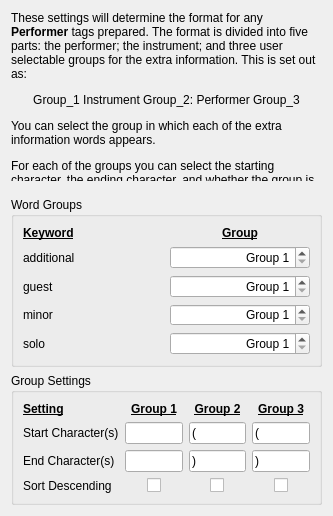
<?xml version="1.0" encoding="UTF-8"?>
<ui version="4.0">
 <class>FormatPerformerTagsOptionsPage</class>
 <widget class="QWidget" name="FormatPerformerTagsOptionsPage">
  <property name="geometry">
   <rect>
    <x>0</x>
    <y>0</y>
    <width>333</width>
    <height>516</height>
   </rect>
  </property>
  <property name="sizePolicy">
   <sizepolicy hsizetype="Preferred" vsizetype="Preferred">
    <horstretch>0</horstretch>
    <verstretch>0</verstretch>
   </sizepolicy>
  </property>
  <layout class="QVBoxLayout">
   <item>
    <widget class="QLabel" name="format_description">
     <property name="text">
      <string>&lt;html&gt;&lt;head/&gt;&lt;body&gt;&lt;p&gt;These settings will determine the format for any &lt;span style=&quot; font-weight:600;&quot;&gt;Performer&lt;/span&gt; tags prepared. The format is divided into five parts: the performer; the instrument; and three user selectable groups for the extra information. This is set out as:&lt;/p&gt;&lt;p align=&quot;center&quot;&gt;Group_1 Instrument Group_2: Performer Group_3&lt;/p&gt;&lt;p&gt;You can select the group in which each of the extra information words appears.&lt;/p&gt;&lt;p&gt;For each of the groups you can select the starting character, the ending character, and whether the group is sorted in ascending or descending order.&lt;/p&gt;&lt;/body&gt;&lt;/html&gt;</string>
     </property>
     <property name="wordWrap">
      <bool>true</bool>
     </property>
    </widget>
   </item>
   <item>
    <spacer name="verticalSpacer">
     <property name="orientation">
      <enum>Qt::Vertical</enum>
     </property>
     <property name="sizeType">
      <enum>QSizePolicy::Fixed</enum>
     </property>
     <property name="sizeHint" stdset="0">
      <size>
       <width>20</width>
       <height>10</height>
      </size>
     </property>
    </spacer>
   </item>
   <item>
    <widget class="QGroupBox" name="groupBox_Words">
     <property name="sizePolicy">
      <sizepolicy hsizetype="Preferred" vsizetype="Preferred">
       <horstretch>0</horstretch>
       <verstretch>0</verstretch>
      </sizepolicy>
     </property>
     <property name="title">
      <string>Word Groups</string>
     </property>
     <layout class="QVBoxLayout" name="verticalLayout">
      <item>
       <layout class="QGridLayout" name="gridLayout_2">
        <item row="0" column="1">
         <widget class="QLabel" name="label_2">
          <property name="font">
           <font>
            <weight>75</weight>
            <bold>true</bold>
            <underline>true</underline>
           </font>
          </property>
          <property name="text">
           <string>Group</string>
          </property>
          <property name="alignment">
           <set>Qt::AlignCenter</set>
          </property>
         </widget>
        </item>
        <item row="2" column="0">
         <widget class="QLabel" name="label_4">
          <property name="text">
           <string>guest</string>
          </property>
         </widget>
        </item>
        <item row="3" column="0">
         <widget class="QLabel" name="label_5">
          <property name="text">
           <string>minor</string>
          </property>
         </widget>
        </item>
        <item row="0" column="0">
         <widget class="QLabel" name="label">
          <property name="font">
           <font>
            <weight>75</weight>
            <bold>true</bold>
            <underline>true</underline>
           </font>
          </property>
          <property name="text">
           <string>Keyword</string>
          </property>
         </widget>
        </item>
        <item row="1" column="0">
         <widget class="QLabel" name="label_3">
          <property name="text">
           <string>additional</string>
          </property>
         </widget>
        </item>
        <item row="4" column="0">
         <widget class="QLabel" name="label_6">
          <property name="text">
           <string>solo</string>
          </property>
         </widget>
        </item>
        <item row="1" column="1">
         <widget class="QSpinBox" name="format_group_additional">
          <property name="alignment">
           <set>Qt::AlignRight|Qt::AlignTrailing|Qt::AlignVCenter</set>
          </property>
          <property name="prefix">
           <string>Group </string>
          </property>
          <property name="minimum">
           <number>1</number>
          </property>
          <property name="maximum">
           <number>3</number>
          </property>
         </widget>
        </item>
        <item row="2" column="1">
         <widget class="QSpinBox" name="format_group_guest">
          <property name="alignment">
           <set>Qt::AlignRight|Qt::AlignTrailing|Qt::AlignVCenter</set>
          </property>
          <property name="prefix">
           <string>Group </string>
          </property>
          <property name="minimum">
           <number>1</number>
          </property>
          <property name="maximum">
           <number>3</number>
          </property>
         </widget>
        </item>
        <item row="3" column="1">
         <widget class="QSpinBox" name="format_group_minor">
          <property name="alignment">
           <set>Qt::AlignRight|Qt::AlignTrailing|Qt::AlignVCenter</set>
          </property>
          <property name="prefix">
           <string>Group </string>
          </property>
          <property name="minimum">
           <number>1</number>
          </property>
          <property name="maximum">
           <number>3</number>
          </property>
         </widget>
        </item>
        <item row="4" column="1">
         <widget class="QSpinBox" name="format_group_solo">
          <property name="alignment">
           <set>Qt::AlignRight|Qt::AlignTrailing|Qt::AlignVCenter</set>
          </property>
          <property name="prefix">
           <string>Group </string>
          </property>
          <property name="minimum">
           <number>1</number>
          </property>
          <property name="maximum">
           <number>3</number>
          </property>
         </widget>
        </item>
       </layout>
      </item>
     </layout>
    </widget>
   </item>
   <item>
    <widget class="QGroupBox" name="groupBox_Settings">
     <property name="enabled">
      <bool>true</bool>
     </property>
     <property name="sizePolicy">
      <sizepolicy hsizetype="Preferred" vsizetype="Preferred">
       <horstretch>0</horstretch>
       <verstretch>0</verstretch>
      </sizepolicy>
     </property>
     <property name="title">
      <string>Group Settings</string>
     </property>
     <layout class="QVBoxLayout" name="verticalLayout_2">
      <item>
       <layout class="QGridLayout" name="gridLayout_5">
        <item row="1" column="3" alignment="Qt::AlignVCenter">
         <widget class="QLabel" name="label_10">
          <property name="font">
           <font>
            <weight>75</weight>
            <bold>true</bold>
            <underline>true</underline>
           </font>
          </property>
          <property name="text">
           <string>Group 3</string>
          </property>
          <property name="alignment">
           <set>Qt::AlignCenter</set>
          </property>
         </widget>
        </item>
        <item row="1" column="2" alignment="Qt::AlignVCenter">
         <widget class="QLabel" name="label_9">
          <property name="font">
           <font>
            <weight>75</weight>
            <bold>true</bold>
            <underline>true</underline>
           </font>
          </property>
          <property name="text">
           <string>Group 2</string>
          </property>
          <property name="alignment">
           <set>Qt::AlignCenter</set>
          </property>
         </widget>
        </item>
        <item row="1" column="0" alignment="Qt::AlignVCenter">
         <widget class="QLabel" name="label_7">
          <property name="font">
           <font>
            <weight>75</weight>
            <bold>true</bold>
            <underline>true</underline>
           </font>
          </property>
          <property name="text">
           <string>Setting</string>
          </property>
         </widget>
        </item>
        <item row="3" column="0">
         <widget class="QLabel" name="label_11">
          <property name="text">
           <string>End Character(s)</string>
          </property>
         </widget>
        </item>
        <item row="1" column="1" alignment="Qt::AlignVCenter">
         <widget class="QLabel" name="label_8">
          <property name="font">
           <font>
            <weight>75</weight>
            <bold>true</bold>
            <underline>true</underline>
           </font>
          </property>
          <property name="text">
           <string>Group 1</string>
          </property>
          <property name="alignment">
           <set>Qt::AlignCenter</set>
          </property>
         </widget>
        </item>
        <item row="2" column="0">
         <widget class="QLabel" name="label_12">
          <property name="text">
           <string>Start Character(s)</string>
          </property>
         </widget>
        </item>
        <item row="4" column="0">
         <widget class="QLabel" name="label_13">
          <property name="text">
           <string>Sort Descending</string>
          </property>
         </widget>
        </item>
        <item row="2" column="2">
         <widget class="QLineEdit" name="format_group_2_start_char">
          <property name="text">
           <string>(</string>
          </property>
         </widget>
        </item>
        <item row="2" column="1">
         <widget class="QLineEdit" name="format_group_1_start_char"/>
        </item>
        <item row="2" column="3">
         <widget class="QLineEdit" name="format_group_3_start_char">
          <property name="text">
           <string>(</string>
          </property>
         </widget>
        </item>
        <item row="3" column="1">
         <widget class="QLineEdit" name="format_group_1_end_char"/>
        </item>
        <item row="3" column="2">
         <widget class="QLineEdit" name="format_group_2_end_char">
          <property name="text">
           <string>)</string>
          </property>
         </widget>
        </item>
        <item row="3" column="3">
         <widget class="QLineEdit" name="format_group_3_end_char">
          <property name="text">
           <string>)</string>
          </property>
         </widget>
        </item>
        <item row="4" column="3" alignment="Qt::AlignHCenter|Qt::AlignVCenter">
         <widget class="QCheckBox" name="format_group_3_sort_desc">
          <property name="text">
           <string/>
          </property>
         </widget>
        </item>
        <item row="4" column="1" alignment="Qt::AlignHCenter|Qt::AlignVCenter">
         <widget class="QCheckBox" name="format_group_1_sort_desc">
          <property name="text">
           <string/>
          </property>
         </widget>
        </item>
        <item row="4" column="2" alignment="Qt::AlignHCenter|Qt::AlignVCenter">
         <widget class="QCheckBox" name="format_group_2_sort_desc">
          <property name="text">
           <string/>
          </property>
         </widget>
        </item>
       </layout>
      </item>
     </layout>
    </widget>
   </item>
   <item>
    <spacer name="vSpacer_1">
     <property name="orientation">
      <enum>Qt::Vertical</enum>
     </property>
     <property name="sizeHint" stdset="0">
      <size>
       <width>181</width>
       <height>21</height>
      </size>
     </property>
    </spacer>
   </item>
  </layout>
 </widget>
 <resources/>
 <connections/>
</ui>
